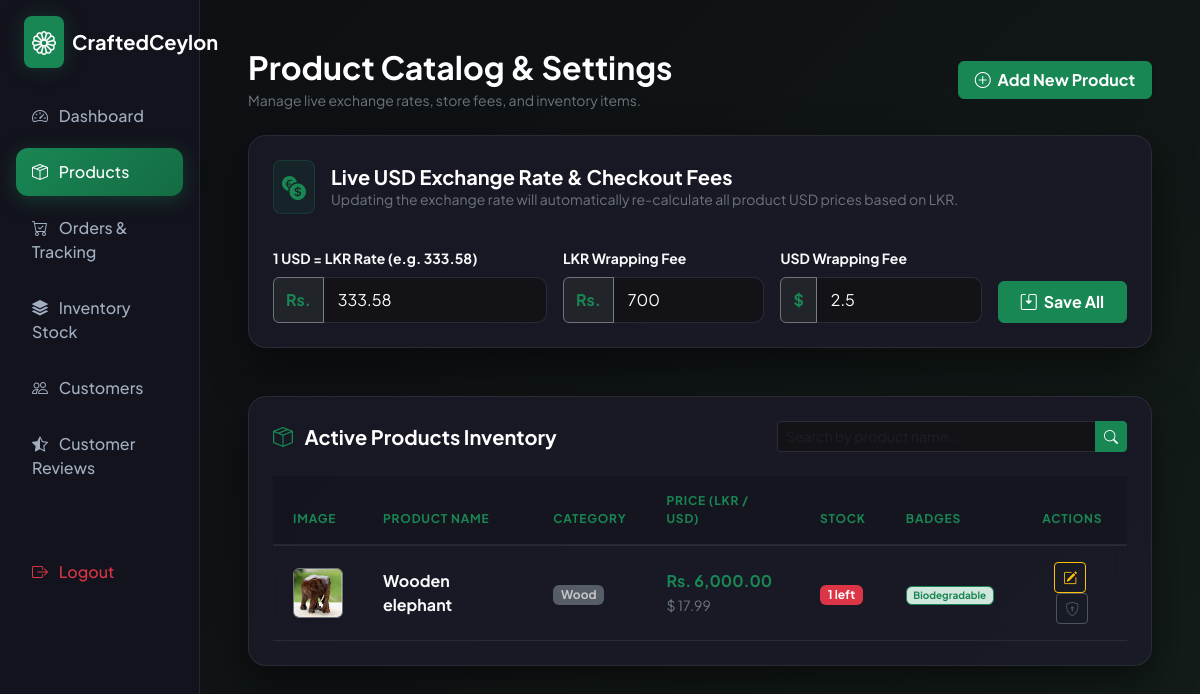
The app's page /admin/products.php (signed in) with its own data.
### tables this page shows
CREATE TABLE `site_settings` (
  `setting_key` varchar(50) NOT NULL,
  `setting_value` varchar(255) NOT NULL
);

CREATE TABLE `products` (
  `product_id` int(11) NOT NULL,
  `category_id` int(11) DEFAULT NULL,
  `artisan_id` int(11) DEFAULT NULL,
  `product_name` varchar(150) NOT NULL,
  `description` text DEFAULT NULL,
  `price_lkr` decimal(10,2) NOT NULL,
  `price_usd` decimal(10,2) NOT NULL,
  `stock_quantity` int(11) NOT NULL,
  `main_image` varchar(255) NOT NULL,
  `is_biodegradable` tinyint(1) DEFAULT 0,
  `is_recyclable` tinyint(1) DEFAULT 0,
  `is_customizable` tinyint(1) DEFAULT 0,
  `created_at` timestamp NOT NULL DEFAULT current_timestamp()
);

CREATE TABLE `categories` (
  `category_id` int(11) NOT NULL,
  `category_name` varchar(100) NOT NULL,
  `description` text DEFAULT NULL
);

### admin/products.php (the view, shortened to what this page needs)
<?php
require_once '../config/db.php';
$current_admin_id = $_SESSION['admin_id'];
$role_stmt = $conn->prepare("SELECT role, username FROM admins WHERE admin_id = ?");
$role_stmt->bind_param("i", $current_admin_id);
$role_stmt->execute();
$current_admin = $role_stmt->get_result()->fetch_assoc();
$is_super_admin = ($current_admin && $current_admin['role'] === 'Super Admin');
$rate_res = $conn->query("SELECT setting_value FROM site_settings WHERE setting_key = 'usd_exchange_rate'");
$current_exchange_rate = ($rate_res && $rate_res->num_rows > 0) ? floatval($rate_res->fetch_assoc()['setting_value']) : 333.58;
$res_lkr = $conn->query("SELECT setting_value FROM site_settings WHERE setting_key = 'gift_wrap_fee_lkr'");
$current_lkr = ($res_lkr && $res_lkr->num_rows > 0) ? $res_lkr->fetch_assoc()['setting_value'] : 700.00;
$res_usd = $conn->query("SELECT setting_value FROM site_settings WHERE setting_key = 'gift_wrap_fee_usd'");
$current_usd = ($res_usd && $res_usd->num_rows > 0) ? $res_usd->fetch_assoc()['setting_value'] : 2.50;
$search_query = isset($_GET['search']) ? trim($_GET['search']) : '';
$sql = "SELECT p.*, c.category_name FROM products p LEFT JOIN categories c ON p.category_id = c.category_id WHERE 1=1";
$sql .= " ORDER BY p.product_id DESC";
$result = $conn->query($sql);
?>
<!DOCTYPE html>
<html lang="en">
<head>
    <link href="https://cdn.jsdelivr.net/npm/bootstrap@5.3.0/dist/css/bootstrap.min.css" rel="stylesheet">
    <link href="https://cdn.jsdelivr.net/npm/bootstrap-icons@1.10.5/font/bootstrap-icons.css" rel="stylesheet">
</head>
<body>
    <div class="container-fluid">
        <div class="row">
            <div class="col-md-3 col-lg-2 sidebar min-vh-100 p-3">
                <div class="d-flex align-items-center gap-2 mb-4 px-2">
                    <div class="bg-success text-white rounded-3 p-2 d-flex align-items-center justify-content-center glow-success">
                        <i class="bi bi-flower1 fs-4"></i>
                    </div>
                    <h5 class="fw-bold text-white mb-0">CraftedCeylon</h5>
                </div>
                <ul class="nav flex-column gap-2">
                    <li class="nav-item"><a href="dashboard.php" class="nav-link"><i class="bi bi-speedometer2 me-2"></i> Dashboard</a></li>
                    <li class="nav-item"><a href="products.php" class="nav-link active"><i class="bi bi-box-seam me-2"></i> Products</a></li>
                    <li class="nav-item"><a href="orders.php" class="nav-link"><i class="bi bi-cart-check me-2"></i> Orders & Tracking</a></li>
                    <li class="nav-item"><a href="inventory.php" class="nav-link"><i class="bi bi-stack me-2"></i> Inventory Stock</a></li>
                    <li class="nav-item"><a href="customers.php" class="nav-link"><i class="bi bi-people me-2"></i> Customers</a></li>
                    <li class="nav-item"><a href="reviews.php" class="nav-link"><i class="bi bi-star-half me-2"></i> Customer Reviews</a></li>
                    <li class="nav-item mt-5"><a href="logout.php" class="nav-link text-danger"><i class="bi bi-box-arrow-right me-2"></i> Logout</a></li>
                </ul>
            </div>
            <div class="col-md-9 col-lg-10 p-4 p-md-5">
                <div class="d-flex justify-content-between align-items-center mb-4">
                    <div>
                        <h2 class="fw-bold text-white mb-1">Product Catalog & Settings</h2>
                        <p class="text-secondary small mb-0">Manage live exchange rates, store fees, and inventory items.</p>
                    </div>
                    <a href="product-add.php" class="btn btn-success fw-bold shadow-sm px-3">
                        <i class="bi bi-plus-circle me-1"></i> Add New Product
                    </a>
                </div>
                <div class="dark-card p-4 mb-5">
                    <div class="d-flex align-items-center mb-3">
                        <div class="bg-success bg-opacity-10 text-success p-2 rounded-3 me-3 border border-success border-opacity-25">
                            <i class="bi bi-currency-exchange fs-4"></i>
                        </div>
                        <div>
                            <h5 class="fw-bold text-white mb-0">Live USD Exchange Rate & Checkout Fees</h5>
                            <p class="text-secondary small mb-0">Updating the exchange rate will automatically re-calculate all product USD prices based on LKR.</p>
                        </div>
                    </div>
                    <form action="" method="POST" class="row g-3 align-items-end mt-2">
                        <div class="col-md-4">
                            <label class="form-label small fw-bold text-light">1 USD = LKR Rate (e.g. 333.58)</label>
                            <div class="input-group">
                                <span class="input-group-text bg-dark border-secondary text-success fw-bold">Rs.</span>
                                <input type="number" step="0.01" name="usd_exchange_rate" class="form-control" value="<?php echo htmlspecialchars($current_exchange_rate); ?>" required>
                            </div>
                        </div>
                        <div class="col-md-3">
                            <label class="form-label small fw-bold text-light">LKR Wrapping Fee</label>
                            <div class="input-group">
                                <span class="input-group-text bg-dark border-secondary text-success fw-bold">Rs.</span>
                                <input type="number" step="0.01" name="gift_wrap_fee_lkr" class="form-control" value="<?php echo htmlspecialchars($current_lkr); ?>" required>
                            </div>
                        </div>
                        <div class="col-md-3">
                            <label class="form-label small fw-bold text-light">USD Wrapping Fee</label>
                            <div class="input-group">
                                <span class="input-group-text bg-dark border-secondary text-success fw-bold">$</span>
                                <input type="number" step="0.01" name="gift_wrap_fee_usd" class="form-control" value="<?php echo htmlspecialchars($current_usd); ?>" required>
                            </div>
                        </div>
                        <div class="col-md-2">
                            <button type="submit" name="update_settings" class="btn btn-success w-100 fw-bold shadow-sm py-2">
                                <i class="bi bi-save2 me-1"></i> Save All
                            </button>
                        </div>
                    </form>
                </div>
                <div class="dark-card p-4">
                    <div class="d-flex flex-column flex-md-row justify-content-between align-items-center mb-4 gap-3">
                        <h5 class="fw-bold text-white mb-0"><i class="bi bi-box-seam me-2 text-success"></i> Active Products Inventory</h5>
                        <form action="products.php" method="GET" class="d-flex gap-2" style="width: 100%; max-width: 350px;">
                            <div class="input-group input-group-sm">
                                <input type="text" name="search" class="form-control" placeholder="Search by product name..." value="<?php echo htmlspecialchars($search_query); ?>">
                                <button class="btn btn-success" type="submit"><i class="bi bi-search"></i></button>
                            </div>
                        </form>
                    </div>
                    <div class="table-responsive">
                        <table class="table table-dark-custom align-middle mb-0">
                            <thead>
                                <tr>
                                    <th>Image</th>
                                    <th>Product Name</th>
                                    <th>Category</th>
                                    <th>Price (LKR / USD)</th>
                                    <th>Stock</th>
                                    <th>Badges</th>
                                    <th class="text-center">Actions</th>
                                </tr>
                            </thead>
                            <tbody>
                                <?php if ($result && $result->num_rows > 0): ?>
                                    <?php
                                    $products_array = [];
                                    while($row = $result->fetch_assoc()) {
                                        $products_array[] = $row;
                                    }
                                    foreach($products_array as $row):
                                    ?>
                                    <tr>
                                        <td>
                                            <?php if(!empty($row['main_image'])): ?>
                                                <img src="../<?php echo htmlspecialchars($row['main_image']); ?>" class="rounded border border-secondary shadow-sm" style="width: 50px; height: 50px; object-fit: cover;" alt="Product">
                                            <?php else: ?>
                                                <div class="bg-secondary rounded text-white d-flex align-items-center justify-content-center" style="width: 50px; height: 50px;"><i class="bi bi-image"></i></div>
                                            <?php endif; ?>
                                        </td>
                                        <td>
                                            <span class="fw-bold text-light"><?php echo htmlspecialchars($row['product_name']); ?></span>
                                        </td>
                                        <td><span class="badge bg-secondary opacity-75"><?php echo htmlspecialchars($row['category_name'] ?? 'Uncategorized'); ?></span></td>
                                        <td>
                                            <span class="text-success fw-bold">Rs. <?php echo number_format($row['price_lkr'], 2); ?></span><br>
                                            <small class="text-secondary">$ <?php echo number_format($row['price_usd'], 2); ?></small>
                                        </td>
                                        <td>
                                            <span class="badge bg-<?php echo ($row['stock_quantity'] > 5) ? 'success bg-opacity-25 text-success border border-success' : 'danger'; ?>">
                                                <?php echo $row['stock_quantity']; ?> left
                                            </span>
                                        </td>
                                        <td>
                                            <?php if($row['is_biodegradable']): ?>
                                                <span class="badge bg-success-subtle text-success border border-success me-1" style="font-size: 10px;">Biodegradable</span>
                                            <?php endif; ?>
                                        </td>
                                        <td class="text-center">
                                            <button type="button" class="btn btn-outline-warning btn-sm me-1" data-bs-toggle="modal" data-bs-target="#editModal<?php echo $row['product_id']; ?>" title="Edit Product">
                                                <i class="bi bi-pencil-square"></i>
                                            </button>
                                            <?php if ($is_super_admin): ?>
                                                <a href="products.php?action=delete&id=<?php echo $row['product_id']; ?>" class="btn btn-outline-danger btn-sm" onclick="return confirm('Are you sure you want to delete this product?');" title="Delete Product">
                                                    <i class="bi bi-trash"></i>
                                                </a>
                                            <?php else: ?>
                                                <button type="button" class="btn btn-outline-secondary btn-sm" title="Super Admin Only" disabled>
                                                    <i class="bi bi-shield-lock"></i>
                                                </button>
                                            <?php endif; ?>
                                        </td>
                                    </tr>
                                    <?php endforeach; ?>
                                <?php else: ?>
                                    <tr>
                                        <td colspan="7" class="text-center text-secondary py-5">No products found matching your search criteria.</td>
                                    </tr>
                                <?php endif; ?>
                            </tbody>
                        </table>
                    </div>
                </div>
            </div>
        </div>
    </div>
</body>
</html>

### admin/products.php (style rules this page uses)
:root { --bg-dark: #0d0d12; --bg-card: rgba(26, 26, 40, 0.85); --bg-sidebar: #13131d; --text-main: #ffffff; --text-sub: #a0aec0; --accent-green: #198754; --border-color: rgba(255, 255, 255, 0.08); }
body { background-color: var(--bg-dark); background-image: linear-gradient(135deg, rgba(13, 13, 18, 0.95), rgba(20, 30, 25, 0.9)), radial-gradient(circle at 10% 20%, rgba(25, 135, 84, 0.15) 0%, transparent 40%), radial-gradient(circle at 90% 80%, rgba(13, 202, 240, 0.08) 0%, transparent 40%); background-attachment: fixed; color: var(--text-main); font-family: 'Plus Jakarta Sans', sans-serif; min-height: 100vh; }
.sidebar { background-color: var(--bg-sidebar); border-right: 1px solid var(--border-color); backdrop-filter: blur(15px); }
.nav-link { color: var(--text-sub); border-radius: 12px; padding: 12px 16px; font-weight: 500; transition: all 0.3s cubic-bezier(0.4, 0, 0.2, 1); }
.nav-link.active { background: linear-gradient(135deg, #198754 0%, #146c43 100%); color: #ffffff !important; box-shadow: 0 4px 20px rgba(25, 135, 84, 0.35); }
.dark-card { background: var(--bg-card); backdrop-filter: blur(20px); -webkit-backdrop-filter: blur(20px); border: 1px solid var(--border-color); border-radius: 18px; box-shadow: 0 16px 40px rgba(0, 0, 0, 0.5); }
.table-dark-custom { --bs-table-bg: transparent; --bs-table-color: var(--text-main); border-color: var(--border-color); }
.table-dark-custom th { color: var(--accent-green); font-weight: 700; text-transform: uppercase; font-size: 0.75rem; letter-spacing: 0.8px; padding: 16px 20px; border-bottom: 2px solid var(--border-color); background-color: rgba(19, 19, 29, 0.7); }
.table-dark-custom td { padding: 16px 20px; border-bottom: 1px solid var(--border-color); color: var(--text-main); vertical-align: middle; }
.form-control, .form-select { background-color: rgba(18, 18, 22, 0.8); border: 1px solid var(--border-color); color: var(--text-main); border-radius: 10px; padding: 10px 14px; }
.glow-success { box-shadow: 0 0 20px rgba(25, 135, 84, 0.3); }

### records on screen
site_settings: usd_exchange_rate "333.58"
site_settings: gift_wrap_fee_lkr "700"
site_settings: gift_wrap_fee_usd "2.5"
products: main_image (picture), product_name "Wooden elephant", category.category_name "Wood", price_lkr "6,000.00", price_usd "17.99", stock_quantity "1", is_biodegradable "Biodegradable"
